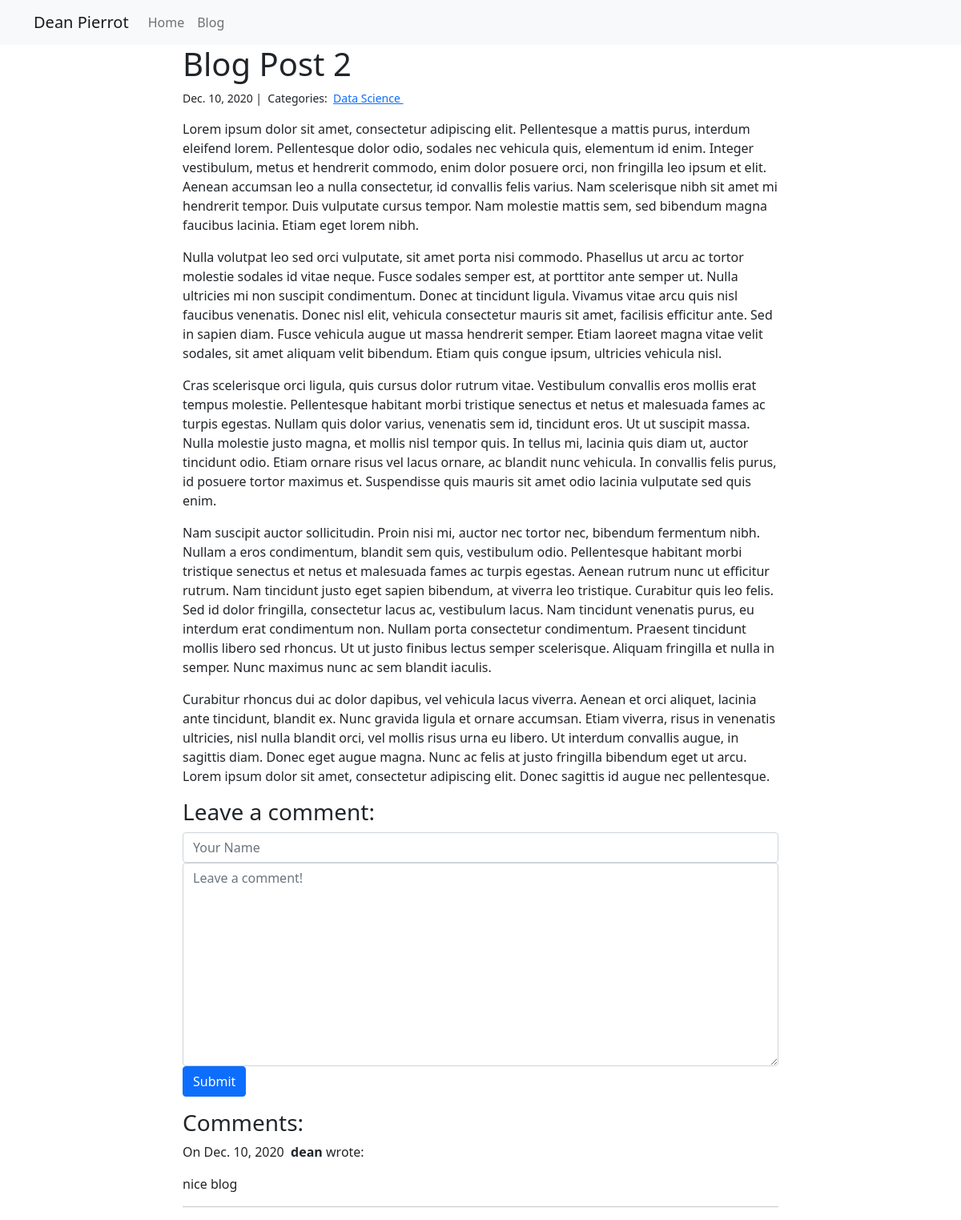
The app's page /blog/2/ with its own data.
### blog/models.py (models this page shows)
class Post(models.Model):
    title = models.CharField(max_length=255)
    body = models.TextField()
    created_on = models.DateTimeField(auto_now_add=True)
    last_modified = models.DateTimeField(auto_now=True)
    categories = models.ManyToManyField('Category', related_name='posts')

class Category(models.Model):
    name = models.CharField(max_length=20)

class Comment(models.Model):
    author = models.CharField(max_length=60)
    body = models.TextField()
    created_on = models.DateTimeField(auto_now_add=True)
    post = models.ForeignKey('Post', on_delete=models.CASCADE)

### blog/views.py (the view, shortened to what this page needs)
# urls.py: path("<int:pk>/", views.blog_detail, name="blog_detail"),
def blog_detail(request, pk):
    post = Post.objects.get(pk=pk)
    form = CommentForm()
    comments = Comment.objects.filter(post=post)
    context = {
        "post": post,
        "comments": comments,
        "form": form,
    }
    return render(request, "blog_detail.html", context)

### blog/forms.py
class CommentForm(forms.Form):
    author = forms.CharField(
        max_length=60,
        widget=forms.TextInput(attrs={
            "class": "form-control",
            "placeholder": "Your Name"
        })
    )
    body = forms.CharField(widget=forms.Textarea(
        attrs={
            "class": "form-control",
            "placeholder": "Leave a comment!"
        })
    )

### blog/templates/blog_detail.html (shortened to what this page needs)
{% extends "base.html" %}
{% block page_content %}
<div class="col-md-8 offset-md-2">
    <h1>{{ post.title }}</h1>
    <small>
        {{ post.created_on.date }} |&nbsp;
        Categories:&nbsp;
        {% for category in post.categories.all %}
        <a href="{% url 'blog_category' category.name %}">
            {{ category.name }}
        </a>&nbsp;
        {% endfor %}
    </small>
    <p>{{ post.body | linebreaks }}</p>
    <h3>Leave a comment:</h3>
    <form action="/blog/{{ post.pk }}/" method="post">
        <div class="form-group">
            {{ form.author }}
        </div>
        <div class="form-group">
            {{ form.body }}
        </div>
        <button type="submit" class="btn btn-primary">Submit</button>
    </form>
    <h3>Comments:</h3>
    {% for comment in comments %}
    <p>
        On {{comment.created_on.date }}&nbsp;
        <b>{{ comment.author }}</b> wrote:
    </p>
    <p>{{ comment.body }}</p>
    <hr>
    {% endfor %}
</div>
{% endblock %}

### records on screen
Post: title "Blog Post 2", created_on "Dec. 10, 2020", body "Lorem ipsum dolor sit amet, consectetur adipiscing elit. Pellentesque a mattis purus, interdum eleifend lorem. Pellentesque dolor odio, sodales nec vehicula quis, elementum id enim. Integer vestibulum, metus et hendrerit commodo, enim dolor posuere orci, non fringilla leo ipsum et elit. Aenean accumsan leo a nulla consectetur, id convallis felis varius. Nam scelerisque nibh sit amet mi hendrerit tempor. Duis vulputate cursus tempor. Nam molestie mattis sem, sed bibendum magna faucibus lacinia. Etiam eget lorem nibh. Nulla volutpat leo sed orci vulputate, sit amet porta nisi commodo. Phasellus ut arcu ac tortor molestie sodales id vitae neque. Fusce sodales semper est, at porttitor ante…"
Category: name "Data Science"
Comment: created_on "Dec. 10, 2020", author "dean", body "nice blog"
